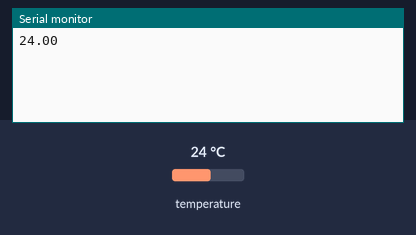
Recording of a sketch running on a simulated Arduino Uno, built with avr-gcc and run on an emulated ATmega328P. On the bench: the last lines printed to the serial monitor. The test bench sets the inputs (shaded band); at power-on: temperature 24 °C.

Above: at 2.2 s.
2.3 s: temperature set to 12 °C
At 5.7 s:
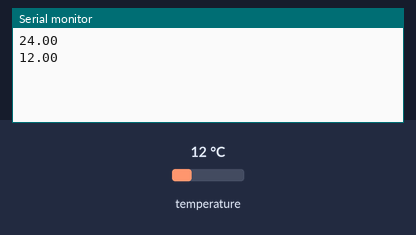
6.0 s: temperature set to 19 °C
At 7.7 s:
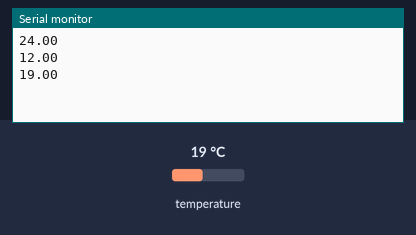
Timing chart, 0 to 9.2 s (numbered marks = the images above; inputs shaded):
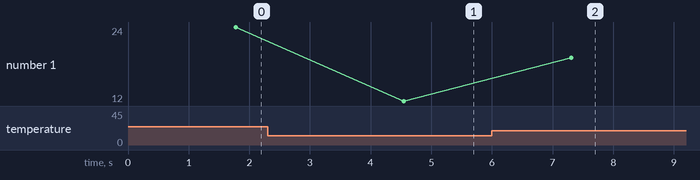

The sketch:

Codigo_UnSensorDS18B20_pasta_Final.ino
```cpp
#include <OneWire.h>
#include <DallasTemperature.h>

OneWire ourWire2(2);                // Pin 3 como bus OneWire para termocupla 2

DallasTemperature sensors2(&ourWire2); // Objeto para sensor 2


void setup() {
  delay(1000);
  Serial.begin(9600);
  sensors2.begin();   // Inicia sensor 2
}

void loop() {
  sensors2.requestTemperatures();
  float temp2 = sensors2.getTempCByIndex(0);

  Serial.print(temp2);
  Serial.println();  // Mejor que "\n" para consistencia

  delay(2000);
}
```

Measured:
- after the input at 2.3 s, the serial monitor: prints a new line after 2.2 s (image 1)
- after the input at 6.0 s, the serial monitor: prints a new line after 1.3 s (image 2)
- plotted number 1: 24 → 12 after the input at 2.3 s, 12 → 19 after the input at 6.0 s
